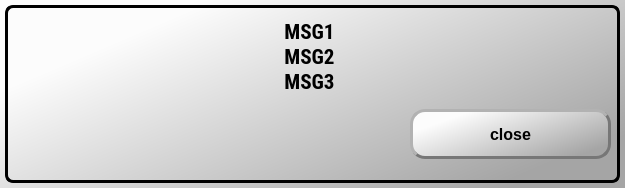
<?xml version="1.0" encoding="UTF-8"?>
<ui version="4.0">
 <class>xfMSGDlg</class>
 <widget class="QDialog" name="xfMSGDlg">
  <property name="geometry">
   <rect>
    <x>0</x>
    <y>0</y>
    <width>625</width>
    <height>188</height>
   </rect>
  </property>
  <property name="windowTitle">
   <string>Dialog</string>
  </property>
  <property name="styleSheet">
   <string notr="true">QDialog
{
	background-color: qlineargradient(spread:pad, x1:0.191, y1:0.181818, x2:1, y2:0.722, stop:0 rgba(252, 252, 252, 255), stop:1 rgba(165, 165, 165, 255));
	border-color: rgb(0, 0, 0);
	margin: 5px 5px;
	border-style: inset;
	border-radius: 8px;
	border-width: 3px;
}</string>
  </property>
  <widget class="QLabel" name="pTXTLab">
   <property name="geometry">
    <rect>
     <x>16</x>
     <y>18</y>
     <width>587</width>
     <height>78</height>
    </rect>
   </property>
   <property name="minimumSize">
    <size>
     <width>100</width>
     <height>0</height>
    </size>
   </property>
   <property name="font">
    <font>
     <family>Roboto Condensed</family>
     <pointsize>16</pointsize>
     <weight>75</weight>
     <bold>true</bold>
    </font>
   </property>
   <property name="text">
    <string>MSG1
MSG2
MSG3</string>
   </property>
   <property name="alignment">
    <set>Qt::AlignCenter</set>
   </property>
   <property name="margin">
    <number>5</number>
   </property>
  </widget>
  <widget class="QWidget" name="layoutWidget">
   <property name="geometry">
    <rect>
     <x>329</x>
     <y>96</y>
     <width>282</width>
     <height>77</height>
    </rect>
   </property>
   <layout class="QHBoxLayout" name="horizontalLayout_6">
    <item>
     <widget class="QLabel" name="label_21">
      <property name="sizePolicy">
       <sizepolicy hsizetype="Preferred" vsizetype="Preferred">
        <horstretch>0</horstretch>
        <verstretch>0</verstretch>
       </sizepolicy>
      </property>
      <property name="maximumSize">
       <size>
        <width>75</width>
        <height>75</height>
       </size>
      </property>
      <property name="text">
       <string/>
      </property>
      <property name="pixmap">
       <pixmap resource="xf_resources.qrc">:/images/emergency_button.png</pixmap>
      </property>
      <property name="scaledContents">
       <bool>true</bool>
      </property>
     </widget>
    </item>
    <item>
     <widget class="QToolButton" name="pCancelTB">
      <property name="sizePolicy">
       <sizepolicy hsizetype="Preferred" vsizetype="Fixed">
        <horstretch>0</horstretch>
        <verstretch>0</verstretch>
       </sizepolicy>
      </property>
      <property name="minimumSize">
       <size>
        <width>196</width>
        <height>50</height>
       </size>
      </property>
      <property name="styleSheet">
       <string notr="true"> QToolButton{
     background-color: qlineargradient(spread:pad, x1:0.191, y1:0.181818, x2:1, y2:0.722, stop:0 rgba(252, 252, 252, 255), stop:1 rgba(165, 165, 165, 255));
     border-width: 3px;
     border-style: outset;
     border-radius: 15px;
     border-color: #777;
	 color: #000;
     font: bold 16px;
     min-width: 10em;
     padding: 0px;
 }
 QToolButton:pressed {
     background-color: #555;
     border-width: 3px;
     border-style: inset;
     border-radius: 15px;
     border-color: #777;
     font: bold 16px;
 	 color: #fff;
    min-width: 10em;
     padding: 0px;
 } 
 QToolButton:checked {
     background-color: #555;
     border-width: 3px;
     border-style: inset;
     border-radius: 15px;
     border-color: #777;
     font: bold 16px;
 	 color: #fff;
    min-width: 10em;
     padding: 0px;
 } 
</string>
      </property>
      <property name="text">
       <string>close</string>
      </property>
      <property name="iconSize">
       <size>
        <width>280</width>
        <height>100</height>
       </size>
      </property>
      <property name="checkable">
       <bool>false</bool>
      </property>
      <property name="autoExclusive">
       <bool>false</bool>
      </property>
     </widget>
    </item>
   </layout>
  </widget>
 </widget>
 <resources>
  <include location="xf_resources.qrc"/>
 </resources>
 <connections>
  <connection>
   <sender>pCancelTB</sender>
   <signal>clicked()</signal>
   <receiver>xfMSGDlg</receiver>
   <slot>accept()</slot>
   <hints>
    <hint type="sourcelabel">
     <x>480</x>
     <y>139</y>
    </hint>
    <hint type="destinationlabel">
     <x>233</x>
     <y>121</y>
    </hint>
   </hints>
  </connection>
 </connections>
</ui>
